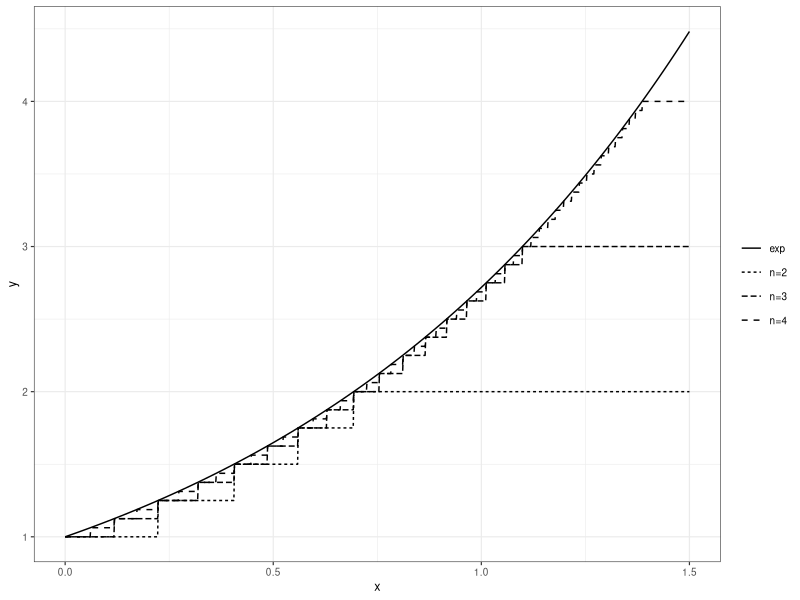
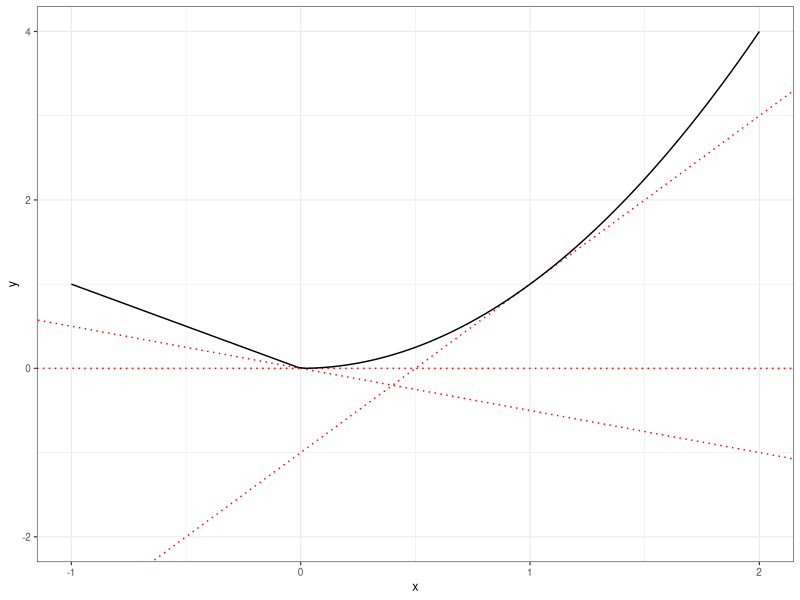
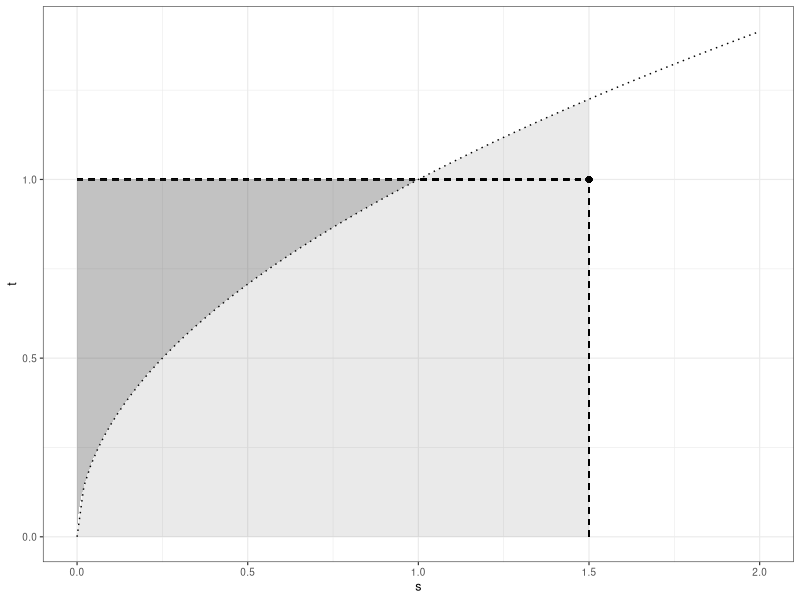

Reproduce these figures in R, in order.
## ---- chunk 1
# %%
require(tidyverse)
require(kableExtra)
old_theme <-theme_set(theme_bw(base_size=9, base_family = "Helvetica"))
# %%
## ---- chunk 2
# %%
simple <- function(.fun=exp, n=10){
  function(x){
    (2^(-n) * floor(2^n * .fun(x))) %>%
      purrr::map_dbl( ~ min(n, .))
  }
}

as_tibble(list(x=seq(0, 2, by=.001))) %>%
  ggplot() +
  xlim(0, 1.5) +
  xlab("x") +
  stat_function(fun=exp, aes(linetype="exp")) +
  stat_function(fun=simple(exp,2), n=1000, aes(linetype="n=2")) +
  stat_function(fun=simple(exp,3), n=1000, aes(linetype="n=3")) +
  stat_function(fun=simple(exp,4), n=1000, aes(linetype="n=4")) +
  guides(linetype=guide_legend(title=NULL))
# %%
## ---- chunk 3
# %%
foo <- function(x){
  ifelse(x < 0, -x, x^2)
}

data <- tibble::enframe(x=seq(-1, 2, 0.01), name=NULL, value="x")

data %>%
  ggplot(aes(x=x)) +
  geom_abline(slope = 2, intercept = -1, color="red", linetype="dotted") +
  geom_hline(yintercept = 0, linetype="dotted", color="red") +
  geom_abline(intercept = 0, slope=-0.5, linetype="dotted", color="red") +
  stat_function(fun=foo, xlim=c(-1,2)) +
  ylim(-2,4)
# %%
## ---- chunk 4
# %%
p <- 3/2
q <- p/(p-1)

x <- 1.5
y <- 1
# %%
## ---- chunk 5
# %%
data1 <- as_tibble(list(s=seq(0, 2, by=.001))) %>%
  mutate(t = s^(p-1))

data2 <- data1 %>%
  filter(s <= 1)

data1 %>%
  ggplot() +
  xlim(0, 2) +
  xlab("s") +
  ylab("t") +
  stat_function(fun= ~ .^(p-1), linetype="dotted")  +
  geom_point(mapping=aes(x=x, y=y)) +
  stat_function(fun= ~ .^(p-1), xlim=c(0, x), linetype="dotted", geom="area", alpha=.1) +
  geom_segment(x=0, y=y, xend=x, yend=y, linetype="dashed", size=.5) +
  geom_segment(x=x, y=0, xend=x, yend=y, linetype="dashed", size=.5) +
  geom_ribbon(data=data2, aes(x=s, ymin=t, ymax=1), alpha=.3)
# %%
